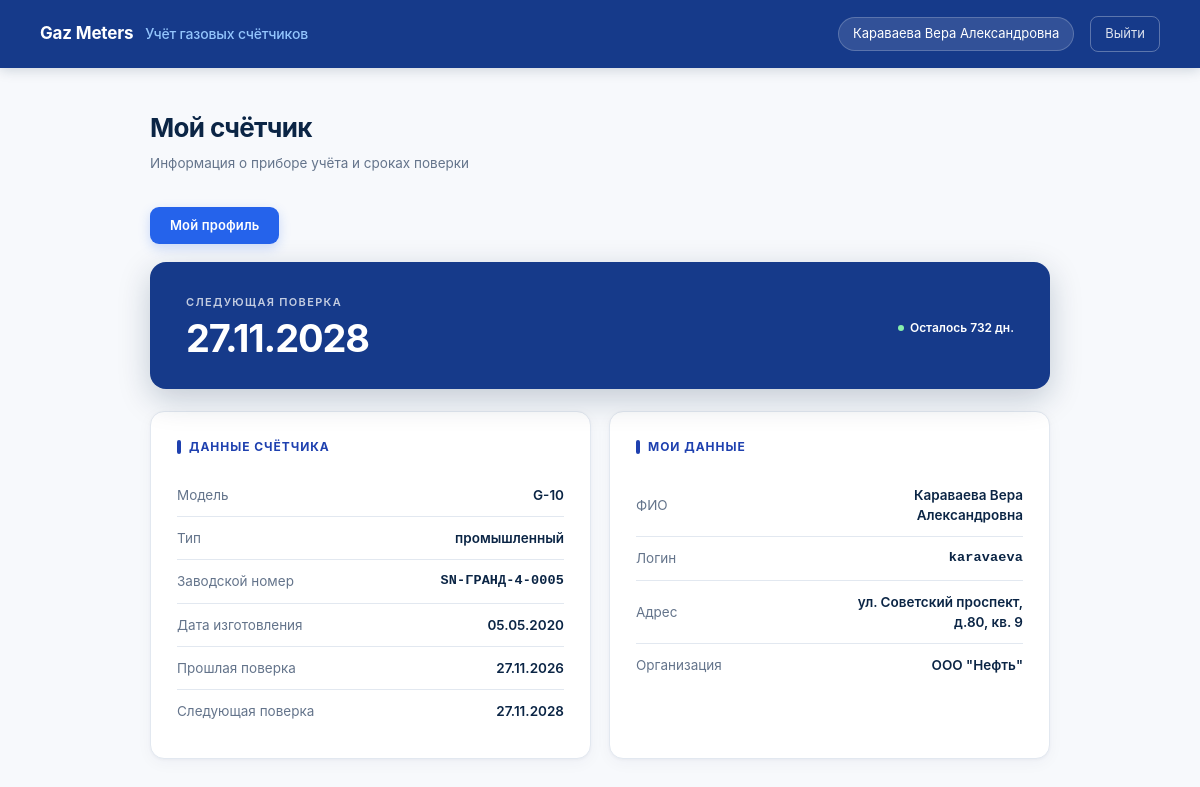
/client (signed in), run on the app's committed database.
### app.py (models this page shows, shortened)
class User(UserMixin, database.Model):
    id = database.Column(database.Integer, primary_key=True)
    username = database.Column(database.String(80), unique=True, nullable=False)
    password_hash = database.Column(database.String(200), nullable=False)
    full_name = database.Column(database.String(150), nullable=False)
    address = database.Column(database.String(250))
    organization = database.Column(database.String(200))
    is_admin = database.Column(database.Boolean, default=False)
    meter = database.relationship('GasMeter', backref='owner', uselist=False, cascade='all, delete-orphan')

class GasMeter(database.Model):
    __table_args__ = (database.CheckConstraint("meter_type IN ('бытовой','промышленный')", name='ck_meter_type'),)
    id = database.Column(database.Integer, primary_key=True)
    user_id = database.Column(database.Integer, database.ForeignKey('user.id'), unique=True, nullable=False)
    model = database.Column(database.String(100), nullable=False)
    meter_type = database.Column(database.String(50), nullable=False)
    serial_number = database.Column(database.String(50), unique=True, nullable=False)
    manufacture_date = database.Column(database.Date, nullable=False)
    last_check_date = database.Column(database.Date, nullable=False)
    next_check_date = database.Column(database.Date, nullable=False)
    @property
    def days(self): return (self.next_check_date - date.today()).days
    @property
    def overdue(self): return self.days < 0

### app.py (the view)
@app.route('/client')
@login_required
def client():
    if current_user.is_admin: return redirect(url_for('admin'))
    return render_template('client_dashboard.html', user=current_user)

### app.py (called while the page is built)
@login_manager.user_loader
def load_user(user_id): return database.session.get(User, int(user_id))

### templates/client_dashboard.html (shortened to what this page needs)
{% extends "base.html" %}
{% block content %}
<div style="max-width:900px;margin:0 auto">
    <div class="page-title">Мой счётчик</div>
    <div class="page-sub">Информация о приборе учёта и сроках поверки</div>
    <p style="margin-bottom:18px"><a href="{{ url_for('profile') }}" class="btn btn-sm" style="text-decoration:none;width:auto;padding:9px 20px">Мой профиль</a></p>
    {% if user.meter %}
    {% set meter = user.meter %}
    <div class="hero">
        <div>
            <div class="k">Следующая поверка</div>
            <div class="big">{{ meter.next_check_date.strftime('%d.%m.%Y') }}</div>
        </div>
        <div>
            {% if meter.overdue %}
            <span class="status s-overdue">Просрочена на {{ -meter.days }} дн.</span>
            {% elif meter.days <= 30 %}
            <span class="status s-soon">Осталось {{ meter.days }} дн.</span>
            {% elif meter.days <= 90 %}
            <span class="status s-mid">Осталось {{ meter.days }} дн.</span>
            {% else %}
            <span class="status s-ok">Осталось {{ meter.days }} дн.</span>
            {% endif %}
        </div>
    </div>
    <div class="grid cols-2">
        <div class="card">
            <h3>Данные счётчика</h3>
            <table class="kv">
                <tr>
                    <td>Модель</td>
                    <td>{{ meter.model }}</td>
                </tr>
                <tr>
                    <td>Тип</td>
                    <td>{{ meter.meter_type }}</td>
                </tr>
                <tr>
                    <td>Заводской номер</td>
                    <td class="mono">{{ meter.serial_number }}</td>
                </tr>
                <tr>
                    <td>Дата изготовления</td>
                    <td>{{ meter.manufacture_date.strftime('%d.%m.%Y') }}</td>
                </tr>
                <tr>
                    <td>Прошлая поверка</td>
                    <td>{{ meter.last_check_date.strftime('%d.%m.%Y') }}</td>
                </tr>
                <tr>
                    <td>Следующая поверка</td>
                    <td>{{ meter.next_check_date.strftime('%d.%m.%Y') }}</td>
                </tr>
            </table>
        </div>
        <div class="card">
            <h3>Мои данные</h3>
            <table class="kv">
                <tr>
                    <td>ФИО</td>
                    <td>{{ user.full_name }}</td>
                </tr>
                <tr>
                    <td>Логин</td>
                    <td class="mono">{{ user.username }}</td>
                </tr>
                <tr>
                    <td>Адрес</td>
                    <td>{{ user.address or '—' }}</td>
                </tr>
                {% if meter.meter_type == 'промышленный' %}
                <tr>
                    <td>Организация</td>
                    <td>{{ user.organization or '—' }}</td>
                </tr>
                {% endif %}
            </table>
        </div>
    </div>
    {% else %}
    <div class="card center">
        <p class="muted">Счётчик не привязан. Обратитесь к администратору.</p>
    </div>
    {% endif %}
</div>
{% endblock %}

### templates/base.html (shortened to what this page needs)
<!doctype html>
<html lang="ru">
<head>
</head>
<body>
    <header>
        <div class="inner">
            <div class="brand">
                Gaz Meters
                <span>Учёт газовых счётчиков</span>
            </div>
            {% if current_user.is_authenticated %}
            <div class="user-chip">
                {{ current_user.full_name }}
            </div>
            <a href="{{ url_for('logout') }}" class="logout">Выйти</a>
            {% else %}
            <a href="{{ url_for('login') }}" class="logout">Вход</a>
            <a href="{{ url_for('register') }}" class="logout">Регистрация</a>
            {% endif %}
        </div>
    </header>
    <div class="content">
        {% block content %}{% endblock %}
    </div>
</body>
</html>

### templates/base.html (style rules this page uses)
:root { --navy: #0B2545; --header-bg: #163A8A; --blue: #1E40AF; --btn-bg: #2563EB; --sky: #3B82F6; --sky-50: #eff6ff; --sky-100: #dbeafe; --ink: #0f172a; --muted: #64748b; --line: #e2e8f0; --bg: #f7f9fc; --card: #ffffff; --red: #DC2626; --amber: #D97706; --green: #059669; }
* { box-sizing: border-box; margin: 0; padding: 0; }
body { font: 14px/1.5 Inter, -apple-system, "Segoe UI", Roboto, sans-serif; color: var(--ink); background: var(--bg); min-height: 100vh; -webkit-font-smoothing: antialiased; }
header { background: var(--header-bg); color: #fff; box-shadow: 0 2px 12px rgba(11, 37, 69, .18); }
header .inner { width: 100%; padding: 16px 40px; display: flex; align-items: center; gap: 16px; }
.brand { font-size: 17px; font-weight: 700; letter-spacing: -.01em; color: #fff; }
.brand span { color: #93c5fd; font-weight: 500; margin-left: 8px; font-size: 14px; }
.user-chip { display: inline-flex; align-items: center; gap: 8px; background: rgba(255, 255, 255, .12); border: 1px solid rgba(255, 255, 255, .2); padding: 6px 14px; border-radius: 999px; font-size: 13px; color: #fff; }
.logout { color: rgba(255, 255, 255, .85); text-decoration: none; font-size: 13px; padding: 7px 14px; border-radius: 8px; border: 1px solid rgba(255, 255, 255, .3); transition: background .15s; }
.content { max-width: 1180px; margin: 0 auto; padding: 40px 28px 72px; }
.page-title { font-size: 26px; font-weight: 700; letter-spacing: -.025em; color: var(--navy); margin-bottom: 6px; }
.page-sub { color: var(--muted); font-size: 13.5px; margin-bottom: 34px; }
.card { background: var(--card); border: 1px solid var(--line); border-radius: 14px; padding: 26px; box-shadow: 0 1px 3px rgba(11, 37, 69, .04), 0 4px 16px rgba(11, 37, 69, .04); transition: box-shadow .2s; }
.card h3 { font-size: 12px; font-weight: 700; text-transform: uppercase; letter-spacing: .08em; color: var(--blue); margin-bottom: 18px; display: flex; align-items: center; gap: 8px; }
.card h3::before { content: ""; width: 4px; height: 14px; border-radius: 2px; background: var(--blue); }
.grid { display: grid; gap: 18px; }
.cols-2 { grid-template-columns: 1fr 1fr; }
button, .btn { display: inline-flex; align-items: center; justify-content: center; width: 100%; padding: 11px 20px; border: 0; border-radius: 9px; background: var(--btn-bg); color: #fff; font: inherit; font-size: 13.5px; font-weight: 600; cursor: pointer; letter-spacing: .01em; box-shadow: 0 4px 12px rgba(37, 99, 235, .22); transition: box-shadow .18s, transform .1s, background .15s; }
.btn-sm { width: auto; padding: 9px 16px; font-size: 13px; }
a.btn-sm { display: inline-flex; align-items: center; justify-content: center; border-radius: 9px; font-weight: 600; cursor: pointer; text-decoration: none; transition: filter .15s, background .15s; }
table { width: 100%; border-collapse: collapse; font-size: 13.5px; }
th, td { padding: 13px 14px; text-align: left; vertical-align: middle; }
td { border-bottom: 1px solid var(--line); }
tbody tr:last-child td { border-bottom: 0; }
tbody tr { transition: background .12s; }
.status { display: inline-flex; align-items: center; gap: 6px; font-size: 12px; font-weight: 600; }
.status::before { content: ""; width: 6px; height: 6px; border-radius: 50%; }
.s-ok { color: var(--green); }
.s-ok::before { background: var(--green); }
.hero { background: var(--header-bg); color: #fff; border-radius: 16px; padding: 32px 36px; margin-bottom: 22px; display: flex; align-items: center; justify-content: space-between; gap: 24px; flex-wrap: wrap; box-shadow: 0 10px 32px rgba(11, 37, 69, .22); position: relative; overflow: hidden; }
.hero::after { display: none; }
.hero .k { font-size: 11px; text-transform: uppercase; letter-spacing: .12em; opacity: .75; font-weight: 600; margin-bottom: 8px; }
.hero .big { font-size: 38px; font-weight: 700; letter-spacing: -.03em; line-height: 1; color: #fff; }
.hero .status { color: #fff; }
.hero .status::before { background: #fff; }
.hero .status.s-ok::before { background: #86efac; }
.kv td { padding: 11px 0; border-bottom: 1px solid var(--line); font-size: 13.5px; }
.kv tr:last-child td { border-bottom: 0; }
.kv td:first-child { color: var(--muted); width: 50%; }
.kv td:last-child { text-align: right; font-weight: 600; color: var(--navy); }
.mono { font-family: ui-monospace, Menlo, Consolas, monospace; font-size: 12.5px; letter-spacing: .01em; }

### data on the page
User: full_name "Караваева Вера Александровна", username "karavaeva", address "ул. Советский проспект, д.80, кв. 9", organization "ООО \"Нефть\""
GasMeter: next_check_date "27.11.2028", days "732", model "G-10", meter_type "промышленный", serial_number "SN-ГРАНД-4-0005", manufacture_date "05.05.2020", last_check_date "27.11.2026"
